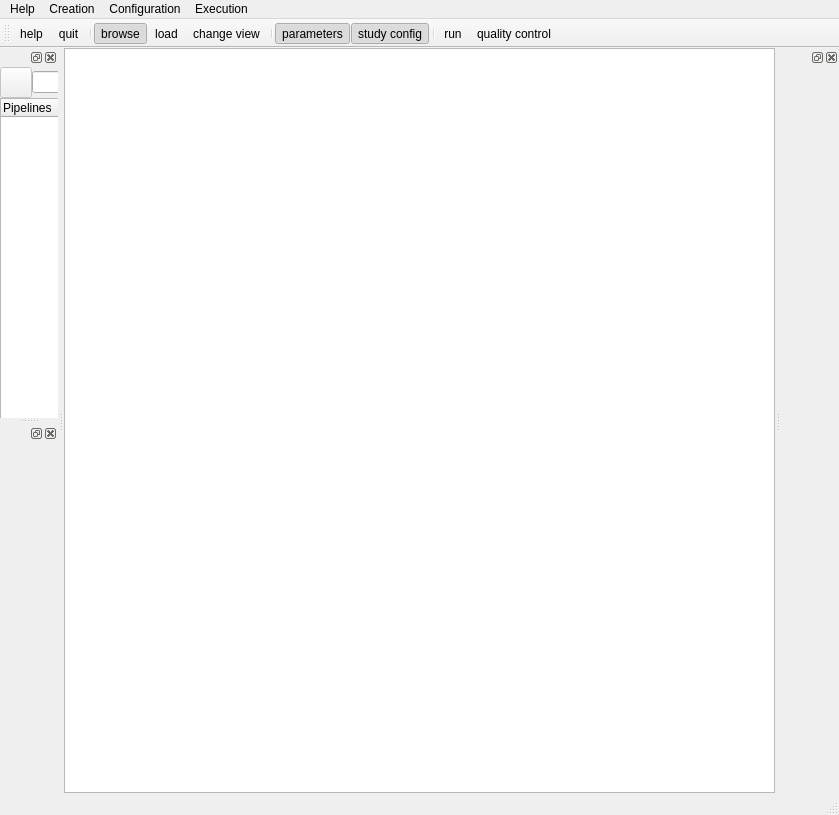
<?xml version="1.0" encoding="UTF-8"?>
<ui version="4.0">
 <class>Capsul</class>
 <widget class="QMainWindow" name="Capsul">
  <property name="enabled">
   <bool>true</bool>
  </property>
  <property name="geometry">
   <rect>
    <x>0</x>
    <y>0</y>
    <width>839</width>
    <height>815</height>
   </rect>
  </property>
  <property name="windowTitle">
   <string>Capsul</string>
  </property>
  <property name="windowIcon">
   <iconset resource="icones.qrc">
    <normaloff>:/icones/logo</normaloff>:/icones/logo</iconset>
  </property>
  <widget class="QWidget" name="centralwidget">
   <property name="sizePolicy">
    <sizepolicy hsizetype="Expanding" vsizetype="Expanding">
     <horstretch>0</horstretch>
     <verstretch>0</verstretch>
    </sizepolicy>
   </property>
   <layout class="QGridLayout" name="gridLayout">
    <property name="margin">
     <number>0</number>
    </property>
    <property name="spacing">
     <number>0</number>
    </property>
    <item row="0" column="0">
     <widget class="QTableWidget" name="display"/>
    </item>
   </layout>
  </widget>
  <widget class="QMenuBar" name="main_menu_bar">
   <property name="geometry">
    <rect>
     <x>0</x>
     <y>0</y>
     <width>839</width>
     <height>25</height>
    </rect>
   </property>
   <widget class="QMenu" name="help_menu">
    <property name="title">
     <string>Help</string>
    </property>
    <addaction name="actionHelp"/>
    <addaction name="separator"/>
    <addaction name="actionQuit"/>
   </widget>
   <widget class="QMenu" name="menuCreation">
    <property name="title">
     <string>Creation</string>
    </property>
    <addaction name="actionLoad"/>
    <addaction name="actionChangeView"/>
    <addaction name="actionBrowse"/>
   </widget>
   <widget class="QMenu" name="menuExecution">
    <property name="title">
     <string>Execution</string>
    </property>
    <addaction name="actionQualityControl"/>
   </widget>
   <widget class="QMenu" name="menuConfiguration">
    <property name="title">
     <string>Configuration</string>
    </property>
    <addaction name="actionStudyConfig"/>
    <addaction name="actionRun"/>
    <addaction name="actionParameters"/>
   </widget>
   <addaction name="help_menu"/>
   <addaction name="menuCreation"/>
   <addaction name="menuConfiguration"/>
   <addaction name="menuExecution"/>
  </widget>
  <widget class="QStatusBar" name="status"/>
  <widget class="QToolBar" name="toolBar">
   <property name="windowTitle">
    <string>toolBar</string>
   </property>
   <attribute name="toolBarArea">
    <enum>TopToolBarArea</enum>
   </attribute>
   <attribute name="toolBarBreak">
    <bool>false</bool>
   </attribute>
   <addaction name="actionHelp"/>
   <addaction name="actionQuit"/>
   <addaction name="separator"/>
   <addaction name="actionBrowse"/>
   <addaction name="actionLoad"/>
   <addaction name="actionChangeView"/>
   <addaction name="separator"/>
   <addaction name="actionParameters"/>
   <addaction name="actionStudyConfig"/>
   <addaction name="separator"/>
   <addaction name="actionRun"/>
   <addaction name="actionQualityControl"/>
  </widget>
  <widget class="QDockWidget" name="dockWidgetBrowse">
   <attribute name="dockWidgetArea">
    <number>1</number>
   </attribute>
   <widget class="QWidget" name="dock_browse">
    <property name="enabled">
     <bool>true</bool>
    </property>
    <widget class="QWidget" name="verticalLayoutWidget">
     <property name="geometry">
      <rect>
       <x>0</x>
       <y>0</y>
       <width>258</width>
       <height>558</height>
      </rect>
     </property>
     <layout class="QVBoxLayout" name="tree_layout">
      <property name="spacing">
       <number>0</number>
      </property>
      <item>
       <layout class="QHBoxLayout" name="search_layout">
        <property name="spacing">
         <number>0</number>
        </property>
        <property name="sizeConstraint">
         <enum>QLayout::SetFixedSize</enum>
        </property>
        <property name="leftMargin">
         <number>0</number>
        </property>
        <item>
         <widget class="QToolButton" name="search_icon">
          <property name="enabled">
           <bool>false</bool>
          </property>
          <property name="text">
           <string/>
          </property>
          <property name="icon">
           <iconset resource="icones.qrc">
            <normaloff>:/icones/search</normaloff>:/icones/search</iconset>
          </property>
          <property name="iconSize">
           <size>
            <width>24</width>
            <height>24</height>
           </size>
          </property>
         </widget>
        </item>
        <item>
         <widget class="QLineEdit" name="search"/>
        </item>
       </layout>
      </item>
      <item>
       <widget class="QTreeWidget" name="menu_treectrl">
        <attribute name="headerDefaultSectionSize">
         <number>100</number>
        </attribute>
        <column>
         <property name="text">
          <string notr="true">Pipelines</string>
         </property>
        </column>
       </widget>
      </item>
     </layout>
    </widget>
   </widget>
  </widget>
  <widget class="QDockWidget" name="dockWidgetParameters">
   <attribute name="dockWidgetArea">
    <number>1</number>
   </attribute>
   <widget class="QWidget" name="dock_parameters"/>
  </widget>
  <widget class="QDockWidget" name="dockWidgetStudyConfig">
   <attribute name="dockWidgetArea">
    <number>2</number>
   </attribute>
   <widget class="QWidget" name="dock_study_config"/>
  </widget>
  <action name="actionHelp">
   <property name="icon">
    <iconset resource="icones.qrc">
     <normaloff>:/icones/help</normaloff>:/icones/help</iconset>
   </property>
   <property name="text">
    <string>help</string>
   </property>
   <property name="shortcut">
    <string>Ctrl+H</string>
   </property>
  </action>
  <action name="actionQuit">
   <property name="icon">
    <iconset resource="icones.qrc">
     <normaloff>:/icones/exit</normaloff>:/icones/exit</iconset>
   </property>
   <property name="text">
    <string>quit</string>
   </property>
   <property name="shortcut">
    <string>Ctrl+Q</string>
   </property>
  </action>
  <action name="actionLoad">
   <property name="icon">
    <iconset resource="icones.qrc">
     <normaloff>:/icones/open</normaloff>:/icones/open</iconset>
   </property>
   <property name="text">
    <string>load</string>
   </property>
   <property name="shortcut">
    <string>Ctrl+L</string>
   </property>
  </action>
  <action name="actionChangeView">
   <property name="icon">
    <iconset resource="icones.qrc">
     <normaloff>:/icones/change_view</normaloff>:/icones/change_view</iconset>
   </property>
   <property name="text">
    <string>change view</string>
   </property>
   <property name="shortcut">
    <string>Ctrl+S</string>
   </property>
  </action>
  <action name="actionStudyConfig">
   <property name="checkable">
    <bool>true</bool>
   </property>
   <property name="checked">
    <bool>true</bool>
   </property>
   <property name="icon">
    <iconset resource="icones.qrc">
     <normaloff>:/icones/config</normaloff>:/icones/config</iconset>
   </property>
   <property name="text">
    <string>study config</string>
   </property>
   <property name="shortcut">
    <string>Ctrl+C</string>
   </property>
  </action>
  <action name="actionRun">
   <property name="icon">
    <iconset resource="icones.qrc">
     <normaloff>:/icones/play</normaloff>:/icones/play</iconset>
   </property>
   <property name="text">
    <string>run</string>
   </property>
   <property name="shortcut">
    <string>Ctrl+R</string>
   </property>
  </action>
  <action name="actionQualityControl">
   <property name="icon">
    <iconset resource="icones.qrc">
     <normaloff>:/icones/view</normaloff>:/icones/view</iconset>
   </property>
   <property name="text">
    <string>quality control</string>
   </property>
  </action>
  <action name="actionBrowse">
   <property name="checkable">
    <bool>true</bool>
   </property>
   <property name="checked">
    <bool>true</bool>
   </property>
   <property name="icon">
    <iconset resource="icones.qrc">
     <normaloff>:/icones/browse</normaloff>:/icones/browse</iconset>
   </property>
   <property name="text">
    <string>browse</string>
   </property>
   <property name="shortcut">
    <string>Ctrl+B</string>
   </property>
  </action>
  <action name="actionParameters">
   <property name="checkable">
    <bool>true</bool>
   </property>
   <property name="checked">
    <bool>true</bool>
   </property>
   <property name="icon">
    <iconset resource="icones.qrc">
     <normaloff>:/icones/controller</normaloff>:/icones/controller</iconset>
   </property>
   <property name="text">
    <string>parameters</string>
   </property>
   <property name="shortcut">
    <string>Ctrl+P</string>
   </property>
  </action>
 </widget>
 <resources>
  <include location="icones.qrc"/>
 </resources>
 <connections>
  <connection>
   <sender>actionQuit</sender>
   <signal>activated()</signal>
   <receiver>Capsul</receiver>
   <slot>close()</slot>
   <hints>
    <hint type="sourcelabel">
     <x>-1</x>
     <y>-1</y>
    </hint>
    <hint type="destinationlabel">
     <x>399</x>
     <y>299</y>
    </hint>
   </hints>
  </connection>
 </connections>
</ui>
